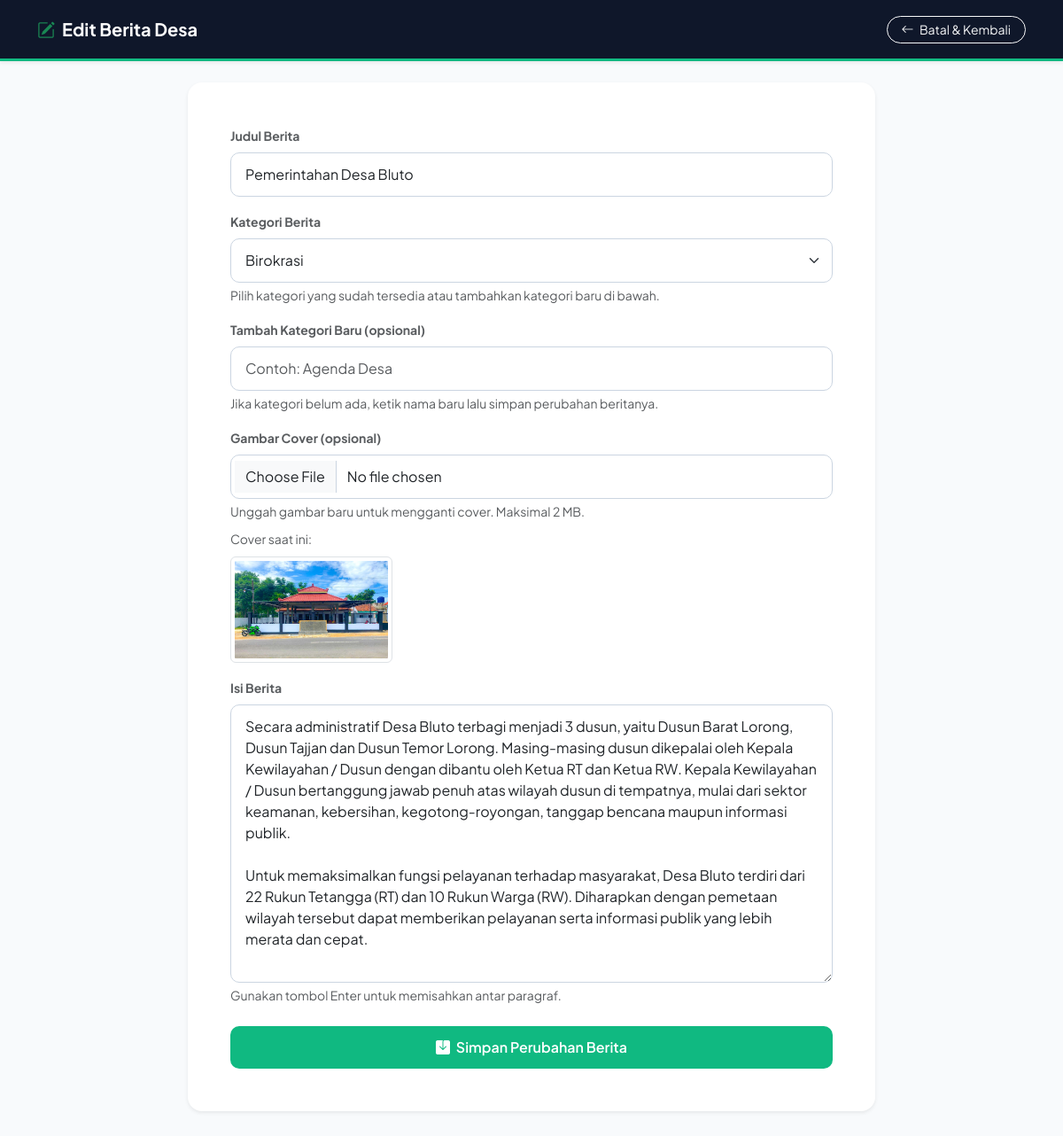
/edit_berita.php?id=10 (signed in), run on the app's committed database.
### tables this page shows
CREATE TABLE berita (
    id_berita INTEGER PRIMARY KEY AUTOINCREMENT, 
    id_kategori INTEGER, 
    judul TEXT, 
    slug TEXT, 
    isi TEXT, 
    gambar_cover TEXT, 
    tanggal_publikasi DATETIME DEFAULT CURRENT_TIMESTAMP, 
    id_admin INTEGER
);

CREATE TABLE kategori_berita (
    id_kategori INTEGER PRIMARY KEY AUTOINCREMENT, 
    nama_kategori TEXT
);

### edit_berita.php (the view, shortened to what this page needs)
<?php
require_once 'config/database.php';
try {
    $stmtKategori = $koneksi->query("SELECT * FROM kategori_berita ORDER BY nama_kategori ASC");
    $kategoriList = $stmtKategori->fetchAll(PDO::FETCH_ASSOC);
} catch (PDOException $e) {
    $kategoriList = [];
}
$id_berita = isset($_GET['id']) ? (int)$_GET['id'] : 0;
try {
    $stmt = $koneksi->prepare("SELECT * FROM berita WHERE id_berita = :id LIMIT 1");
    $stmt->execute([':id' => $id_berita]);
    $berita = $stmt->fetch(PDO::FETCH_ASSOC);
} catch (PDOException $e) {
    die("Error database: " . $e->getMessage());
}
?>
<!DOCTYPE html>
<html lang="id">
<head>
    <link href="https://cdn.jsdelivr.net/npm/bootstrap@5.3.2/dist/css/bootstrap.min.css" rel="stylesheet">
    <link rel="stylesheet" href="https://cdn.jsdelivr.net/npm/bootstrap-icons@1.11.1/font/bootstrap-icons.css">
</head>
<body class="pb-5">
    <nav class="navbar navbar-dark navbar-admin py-3 shadow-sm mb-4">
        <div class="container">
            <span class="navbar-brand mb-0 h1 fw-bold d-flex align-items-center">
                <i class="bi bi-pencil-square text-success me-2"></i>Edit Berita Desa
            </span>
            <a href="admin.php" class="btn btn-outline-light btn-sm rounded-pill px-3">
                <i class="bi bi-arrow-left me-1"></i> Batal & Kembali
            </a>
        </div>
    </nav>
    <div class="container" style="max-width: 800px;">
        <div class="card form-card border-0 shadow-sm rounded-4 overflow-hidden">
            <div class="card-body p-4 p-md-5">
                <form action="edit_berita.php?id=<?= $id_berita ?>" method="POST" enctype="multipart/form-data">
                    <div class="mb-3">
                        <label class="form-label small fw-bold text-muted mb-1.5">Judul Berita</label>
                        <input type="text" name="judul" class="form-control form-control-custom"
                               value="<?= htmlspecialchars($berita['judul']) ?>" placeholder="Masukkan judul berita yang menarik" required autofocus>
                    </div>
                    <div class="mb-3">
                        <label class="form-label small fw-bold text-muted mb-1.5">Kategori Berita</label>
                        <select name="id_kategori" class="form-select form-control-custom">
                            <?php foreach ($kategoriList as $kategori): ?>
                                <option value="<?= $kategori['id_kategori'] ?>" <?= ($berita['id_kategori'] == $kategori['id_kategori']) ? 'selected' : ''; ?>><?= htmlspecialchars($kategori['nama_kategori']) ?></option>
                            <?php endforeach; ?>
                        </select>
                        <div class="form-text text-muted small mt-1.5">Pilih kategori yang sudah tersedia atau tambahkan kategori baru di bawah.</div>
                    </div>
                    <div class="mb-3">
                        <label class="form-label small fw-bold text-muted mb-1.5">Tambah Kategori Baru (opsional)</label>
                        <input type="text" name="new_kategori" class="form-control form-control-custom" placeholder="Contoh: Agenda Desa" value="<?= htmlspecialchars($_POST['new_kategori'] ?? '') ?>">
                        <div class="form-text text-muted small mt-1.5">Jika kategori belum ada, ketik nama baru lalu simpan perubahan beritanya.</div>
                    </div>
                    <div class="mb-3">
                        <label class="form-label small fw-bold text-muted mb-1.5">Gambar Cover (opsional)</label>
                        <input type="file" name="gambar" class="form-control form-control-custom" accept="image/*">
                        <div class="form-text text-muted small mt-1.5">Unggah gambar baru untuk mengganti cover. Maksimal 2 MB.</div>
                        <?php if (!empty($berita['gambar_cover'])): ?>
                            <div class="mt-2">
                                <small class="text-muted">Cover saat ini:</small><br>
                                <img src="assets/img/<?= htmlspecialchars($berita['gambar_cover']) ?>" alt="Cover berita" class="img-thumbnail mt-2" style="max-height: 120px;">
                            </div>
                        <?php endif; ?>
                    </div>
                    <div class="mb-4">
                        <label class="form-label small fw-bold text-muted mb-1.5">Isi Berita</label>
                        <textarea name="isi" class="form-control form-control-custom" rows="12"
                                  placeholder="Ketik isi berita lengkap di sini..." required><?= htmlspecialchars($berita['isi']) ?></textarea>
                        <div class="form-text text-muted small mt-1.5">Gunakan tombol Enter untuk memisahkan antar paragraf.</div>
                    </div>
                    <button type="submit" class="btn btn-emerald w-100 py-2.5">
                        <i class="bi bi-save-fill me-1"></i> Simpan Perubahan Berita
                    </button>
                </form>
            </div>
        </div>
    </div>
</body>
</html>

### edit_berita.php (style rules this page uses)
:root { --navy-dark: #0f172a; --navy-medium: #1e293b; --emerald-primary: #10b981; --emerald-hover: #059669; --bg-light-gray: #f8fafc; }
body { font-family: 'Plus Jakarta Sans', sans-serif; background-color: var(--bg-light-gray); color: #1e293b; }
.navbar-admin { background-color: var(--navy-dark); border-bottom: 3px solid var(--emerald-primary); }
.form-card { border: none; border-radius: 16px; box-shadow: 0 4px 15px rgba(0, 0, 0, 0.04); }
.form-control-custom { border: 1px solid #cbd5e1; padding: 12px 16px; border-radius: 10px; transition: all 0.2s ease; }
.btn-emerald { background-color: var(--emerald-primary); color: white; font-weight: 600; padding: 12px 20px; border-radius: 10px; border: none; transition: all 0.2s ease; }

### data on the page
berita: judul "Pemerintahan Desa Bluto", id_kategori "Birokrasi", gambar_cover (picture), isi "Secara administratif Desa Bluto terbagi menjadi 3 dusun, yaitu Dusun Barat Lorong, Dusun Tajjan dan Dusun Temor Lorong. Masing-masing dusun dikepalai oleh Kepala Kewilayahan / Dusun dengan dibantu oleh Ketua RT dan Ketua RW. Kepala Kewilayahan / Dusun bertanggung jawab penuh atas wilayah dusun di tempatnya, mulai dari sektor keamanan, kebersihan, kegotong-royongan, tanggap bencana maupun informasi publik. Untuk memaksimalkan fungsi pelayanan terhadap masyarakat, Desa Bluto terdiri dari 22 Rukun Tetangga (RT) dan 10 Rukun Warga (RW). Diharapkan dengan pemetaan wilayah tersebut dapat memberikan pelayanan serta informasi publik yang lebih merata dan cepat."
